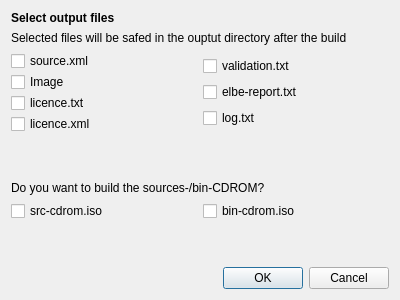
<?xml version="1.0" encoding="UTF-8"?>
<ui version="4.0">
 <class>BuildProcessStartDialog</class>
 <widget class="QDialog" name="BuildProcessStartDialog">
  <property name="windowModality">
   <enum>Qt::ApplicationModal</enum>
  </property>
  <property name="geometry">
   <rect>
    <x>0</x>
    <y>0</y>
    <width>400</width>
    <height>300</height>
   </rect>
  </property>
  <property name="windowTitle">
   <string>Select files</string>
  </property>
  <property name="sizeGripEnabled">
   <bool>false</bool>
  </property>
  <property name="modal">
   <bool>true</bool>
  </property>
  <layout class="QVBoxLayout" name="verticalLayout_5">
   <item>
    <layout class="QVBoxLayout" name="verticalLayout_4">
     <item>
      <layout class="QVBoxLayout" name="verticalLayout_2">
       <item>
        <layout class="QVBoxLayout" name="verticalLayout">
         <item>
          <widget class="QLabel" name="Headline">
           <property name="font">
            <font>
             <weight>75</weight>
             <bold>true</bold>
            </font>
           </property>
           <property name="text">
            <string>Select output files</string>
           </property>
          </widget>
         </item>
         <item>
          <widget class="QLabel" name="Information">
           <property name="text">
            <string>Selected files will be safed in the ouptut directory after the build</string>
           </property>
           <property name="wordWrap">
            <bool>true</bool>
           </property>
          </widget>
         </item>
        </layout>
       </item>
       <item>
        <layout class="QHBoxLayout" name="Checkboxes">
         <item>
          <layout class="QVBoxLayout" name="CheckboxLeft">
           <property name="spacing">
            <number>1</number>
           </property>
           <item>
            <widget class="QCheckBox" name="sourceCheck">
             <property name="toolTip">
              <string>Current source.xml of the project</string>
             </property>
             <property name="text">
              <string>source.xml</string>
             </property>
            </widget>
           </item>
           <item>
            <widget class="QCheckBox" name="ImageCheck">
             <property name="toolTip">
              <string>Image</string>
             </property>
             <property name="text">
              <string>Image</string>
             </property>
            </widget>
           </item>
           <item>
            <widget class="QCheckBox" name="LicenseCheck">
             <property name="toolTip">
              <string>License file</string>
             </property>
             <property name="text">
              <string>licence.txt</string>
             </property>
            </widget>
           </item>
           <item>
            <widget class="QCheckBox" name="LicenseXmlCheck">
             <property name="toolTip">
              <string>xml License file</string>
             </property>
             <property name="text">
              <string>licence.xml</string>
             </property>
            </widget>
           </item>
          </layout>
         </item>
         <item>
          <layout class="QVBoxLayout" name="CheckboxRight">
           <property name="spacing">
            <number>1</number>
           </property>
           <item>
            <widget class="QCheckBox" name="ValidationCheck">
             <property name="toolTip">
              <string>Package list validation result</string>
             </property>
             <property name="text">
              <string>validation.txt</string>
             </property>
            </widget>
           </item>
           <item>
            <widget class="QCheckBox" name="ReportCheck">
             <property name="toolTip">
              <string>Report</string>
             </property>
             <property name="text">
              <string>elbe-report.txt</string>
             </property>
            </widget>
           </item>
           <item>
            <widget class="QCheckBox" name="LogCheck">
             <property name="toolTip">
              <string>Log file</string>
             </property>
             <property name="text">
              <string>log.txt</string>
             </property>
            </widget>
           </item>
          </layout>
         </item>
        </layout>
       </item>
      </layout>
     </item>
     <item>
      <spacer name="verticalSpacer">
       <property name="orientation">
        <enum>Qt::Vertical</enum>
       </property>
       <property name="sizeHint" stdset="0">
        <size>
         <width>20</width>
         <height>40</height>
        </size>
       </property>
      </spacer>
     </item>
     <item>
      <layout class="QVBoxLayout" name="verticalLayout_3">
       <item>
        <widget class="QLabel" name="Information_2">
         <property name="text">
          <string>Do you want to build the sources-/bin-CDROM?</string>
         </property>
        </widget>
       </item>
       <item>
        <layout class="QHBoxLayout" name="horizontalLayout">
         <item>
          <widget class="QCheckBox" name="binCdCheck">
           <property name="text">
            <string>src-cdrom.iso</string>
           </property>
          </widget>
         </item>
         <item>
          <widget class="QCheckBox" name="sourceCdCheck">
           <property name="text">
            <string>bin-cdrom.iso</string>
           </property>
          </widget>
         </item>
        </layout>
       </item>
      </layout>
     </item>
     <item>
      <spacer name="verticalSpacer_2">
       <property name="orientation">
        <enum>Qt::Vertical</enum>
       </property>
       <property name="sizeHint" stdset="0">
        <size>
         <width>20</width>
         <height>40</height>
        </size>
       </property>
      </spacer>
     </item>
    </layout>
   </item>
   <item>
    <widget class="QDialogButtonBox" name="buttonBox">
     <property name="orientation">
      <enum>Qt::Horizontal</enum>
     </property>
     <property name="standardButtons">
      <set>QDialogButtonBox::Cancel|QDialogButtonBox::Ok</set>
     </property>
    </widget>
   </item>
  </layout>
 </widget>
 <resources/>
 <connections>
  <connection>
   <sender>buttonBox</sender>
   <signal>accepted()</signal>
   <receiver>BuildProcessStartDialog</receiver>
   <slot>accept()</slot>
   <hints>
    <hint type="sourcelabel">
     <x>248</x>
     <y>254</y>
    </hint>
    <hint type="destinationlabel">
     <x>157</x>
     <y>274</y>
    </hint>
   </hints>
  </connection>
  <connection>
   <sender>buttonBox</sender>
   <signal>rejected()</signal>
   <receiver>BuildProcessStartDialog</receiver>
   <slot>reject()</slot>
   <hints>
    <hint type="sourcelabel">
     <x>316</x>
     <y>260</y>
    </hint>
    <hint type="destinationlabel">
     <x>286</x>
     <y>274</y>
    </hint>
   </hints>
  </connection>
 </connections>
</ui>
